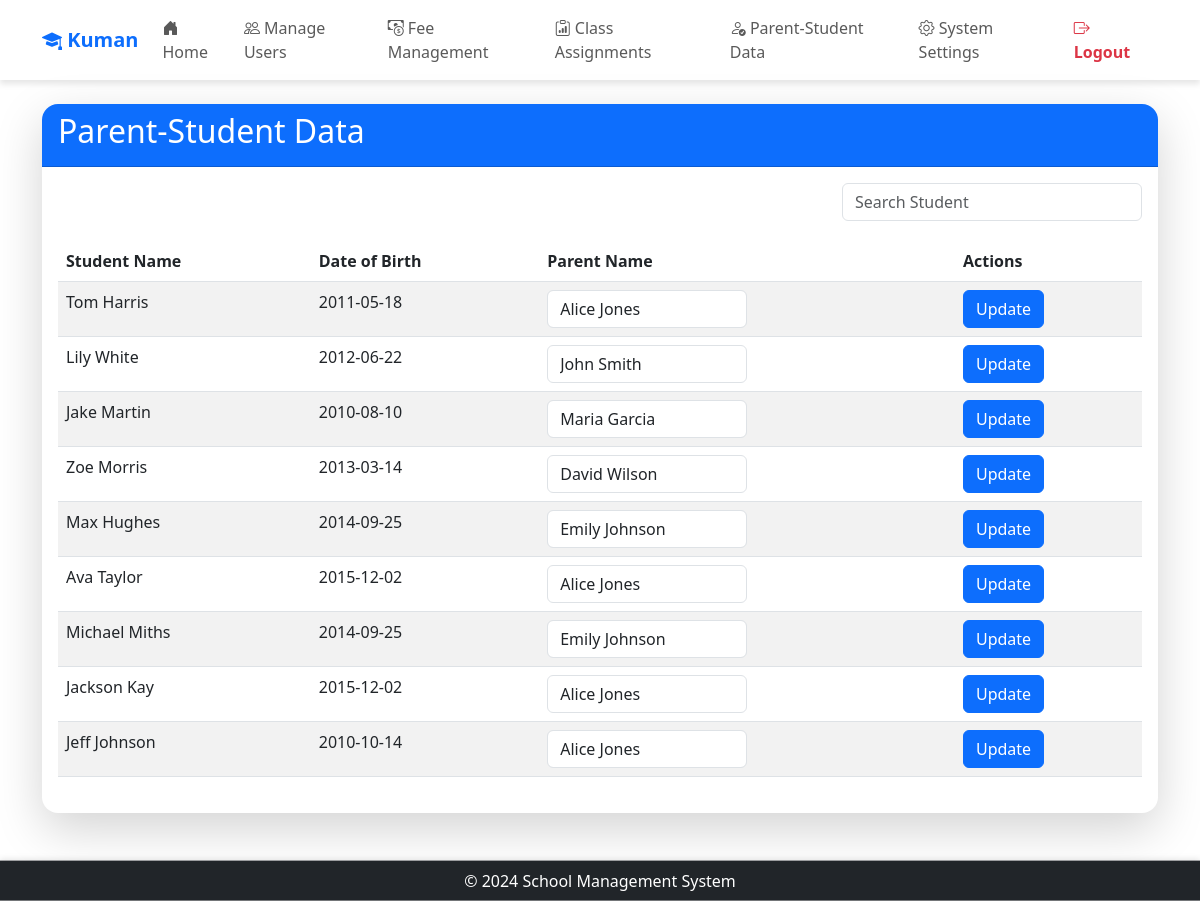
Screenshot of /admin/parent_student (signed in) with the database file from the repository.
### app/models/models.py (models this page shows, shortened)
class Settings(db.Model):
    __tablename__ = 'Settings'
    setting_key = db.Column('SettingKey', db.String, primary_key=True)
    setting_value = db.Column('SettingValue', db.String, nullable=False)
    description = db.Column('Description', db.String, nullable=False)
    category = db.Column('Category', db.String, nullable=False)

class User(UserMixin, db.Model):
    __tablename__ = 'User'
    id = db.Column('Id', db.String, primary_key=True)
    password = db.Column('Password', db.String, nullable=True)
    role_id = db.Column('RoleId', db.String, ForeignKey('Role.RoleId', ondelete='SET NULL'))
    email = db.Column('Email', db.String, nullable=False)
    first_name = db.Column('FirstName', db.String, nullable=False)
    last_name = db.Column('LastName', db.String, nullable=False)
    date_of_birth = db.Column('DateOfBirth', db.Date, nullable=False)
    role = relationship('Role', back_populates='users')
    parent_relations = relationship('ParentStudentRelation', back_populates='parent', foreign_keys='ParentStudentRelation.parent_id')
    student_relations = relationship('ParentStudentRelation', back_populates='student', foreign_keys='ParentStudentRelation.student_id')
    student_fees = relationship('StudentFeeAssignment', back_populates='student')
    class_assignments_teacher = relationship('ClassAssignment', back_populates='teacher', foreign_keys='ClassAssignment.teacher_id')
    class_assignments_student = relationship('ClassAssignment', back_populates='student', foreign_keys='ClassAssignment.student_id')
    messages_sent = relationship('Notification', back_populates='teacher', foreign_keys='Notification.teacher_id')
    messages_received = relationship('Notification', back_populates='student', foreign_keys='Notification.student_id')

### app/routes/admin/parent_student.py (the view, shortened to what this page needs)
@admin.route('/parent_student', methods=['GET', 'POST'])
@login_required
@role_required('1')  # Only accessible by Admin
def parent_student():
    parents = User.query.filter_by(role_id=3).all()  # Parents have role_id = 3
    students = User.query.filter_by(role_id=5).all()  # Students have role_id = 5
    parent_student_map = {
        relation.student_id: relation.parent_id
        for relation in ParentStudentRelation.query.all()
    }
    return render_template(
        'admin/parent_student.html',
        students=students,
        parents=parents,
        parent_student_map=parent_student_map,  # Provide the map for pre-selection
        app_name=app_name()
    )

### app/__init__.py (called while the page is built)
@login_manager.user_loader
def load_user(user_id):
    from .models.models import User
    return User.query.get(user_id)

### app/routes/routes.py (called while the page is built)
def app_name():
    app_name = "School Management System"
    with current_app.app_context():
        setting = Settings.query.filter_by(setting_key='school_name').first()
        if setting and setting.setting_value:
            app_name = setting.setting_value
    return app_name

def role_required(*roles):
    def decorator(f):
        @wraps(f)
        def decorated_function(*args, **kwargs):
            if not current_user.is_authenticated or current_user.role_id not in roles:
                abort(403)  # Forbidden access if role does not match
            return f(*args, **kwargs)
        return decorated_function
    return decorator

### app/templates/admin/parent_student.html (shortened to what this page needs)
{% extends "share/dashboard.html" %}
{% block card_title %}Parent-Student Data{% endblock %}
{% block card_content %}
<div class="search-container">
    <input type="text" id="search-student" class="form-control" placeholder="Search Student" style="width: 300px;">
</div>
<form method="POST">
    <table class="table table-striped" id="student-table">
        <thead>
            <tr>
                <th>Student Name</th>
                <th>Date of Birth</th>
                <th>Parent Name</th>
                <th>Actions</th>
            </tr>
        </thead>
        <tbody>
            {% for student in students %}
                <tr>
                    <td class="student-name">{{ student.first_name }} {{ student.last_name }}</td>
                    <td>{{ student.date_of_birth.strftime('%Y-%m-%d') }}</td>
                    <td>
                        <select name="parent_id_{{ student.id }}" class="form-control parent-select">
                            {% for parent in parents %}
                                <option value="{{ parent.id }}"
                                    {% if parent_student_map.get(student.id) == parent.id %}selected{% endif %}>
                                    {{ parent.first_name }} {{ parent.last_name }}
                                </option>
                            {% endfor %}
                        </select>
                    </td>
                    <td>
                        <button type="submit" name="update_{{ student.id }}" class="btn btn-primary">Update</button>
                    </td>
                </tr>
            {% endfor %}
        </tbody>
    </table>
</form>
{% endblock %}

### app/templates/share/dashboard.html (shortened to what this page needs)
<!DOCTYPE html>
<html lang="en">
  <head>
    <link href="https://cdn.jsdelivr.net/npm/bootstrap@5.3.0-alpha1/dist/css/bootstrap.min.css" rel="stylesheet" />
    <link href="https://cdn.jsdelivr.net/npm/bootstrap-icons/font/bootstrap-icons.css" rel="stylesheet" />
  </head>
  <body>
    <header class="navbar navbar-expand-lg navbar-light">
      <div class="container">
        <a class="navbar-brand text-primary fw-bold"
          href="{% if current_user.role_id == '1' %}
                    {{ url_for('admin.dashboard') }}
                {% elif current_user.role_id == '2' %}
                    {{ url_for('teacher.dashboard') }}
                {% elif current_user.role_id == '3' %}
                    {{ url_for('parent.dashboard') }}
                {% elif current_user.role_id == '4' %}
                    {{ url_for('accountant.dashboard') }}
                {% else %}
                    {{ url_for('views.home') }}
                {% endif %}">
          <i class="bi bi-mortarboard-fill"></i> {{ app_name }}
        </a>
        <div class="collapse navbar-collapse" id="navbarNav">
          <ul class="navbar-nav me-auto">
            <li class="nav-item">
              <a class="nav-link"
                 href="{% if current_user.role_id == '1' %}
                          {{ url_for('admin.dashboard') }}
                       {% elif current_user.role_id == '2' %}
                          {{ url_for('teacher.dashboard') }}
                       {% elif current_user.role_id == '3' %}
                          {{ url_for('parent.dashboard') }}
                       {% elif current_user.role_id == '4' %}
                          {{ url_for('accountant.dashboard') }}
                       {% else %}
                          {{ url_for('views.home') }}
                       {% endif %}">
                <i class="bi bi-house-door-fill"></i> Home
              </a>
            </li>
            {% if current_user.role_id == '1' %}
              <li class="nav-item">
                <a class="nav-link" href="{{ url_for('admin.manage_users') }}">
                  <i class="bi bi-people"></i> Manage Users
                </a>
              </li>
              <li class="nav-item">
                <a class="nav-link" href="{{ url_for('admin.fee_management') }}">
                  <i class="bi bi-cash-coin"></i> Fee Management
                </a>
              </li>
              <li class="nav-item">
                <a class="nav-link" href="{{ url_for('admin.manage_classes') }}">
                  <i class="bi bi-clipboard-data"></i> Class Assignments
                </a>
              </li>
              <li class="nav-item">
                <a class="nav-link" href="{{ url_for('admin.parent_student') }}">
                  <i class="bi bi-person-check"></i> Parent-Student Data
                </a>
              </li>
              <li class="nav-item">
                <a class="nav-link" href="{{ url_for('admin.system_settings') }}">
                  <i class="bi bi-gear"></i> System Settings
                </a>
              </li>
            {% endif %}
          </ul>
          <ul class="navbar-nav ms-auto">
            <li class="nav-item">
              <a class="nav-link text-danger fw-bold" href="{{ url_for('auth.logout') }}">
                <i class="bi bi-box-arrow-right"></i> Logout
              </a>
            </li>
          </ul>
        </div>
      </div>
    </header>
    <main class="container mt-4">
      <div class="card border-0 shadow-lg rounded-4">
        <div class="card-header text-white bg-primary rounded-top-4">
          <h2>{% block card_title %} {% endblock %}</h2>
        </div>
        <div class="card-body">
          {% block card_content %} {% endblock %}
        </div>
      </div>
    </main>
    <footer class="bg-dark text-white py-2 mt-5 text-center sticky-footer">
      <div class="container">
        <p class="m-0">&copy; 2024 School Management System</p>
      </div>
    </footer>
  </body>
</html>

### app/templates/share/dashboard.html (style rules this page uses)
html, body { height: 100%; }
body { display: flex; flex-direction: column; min-height: 100vh; }
main { flex: 1; }
.navbar { background: rgba(255, 255, 255, 0.9); box-shadow: 0 4px 6px rgba(0, 0, 0, 0.1); }
.navbar-nav .nav-link { font-weight: 500; transition: 0.3s; }
.sticky-footer { position: sticky; bottom: 0; width: 100%; box-shadow: 0 -2px 6px rgba(0, 0, 0, 0.1); }

### app/templates/admin/parent_student.html (style rules this page uses)
.parent-select { width: 200px; }
.search-container { display: flex; justify-content: flex-end; margin-bottom: 20px; }

### rows the page displays
Settings: SettingValue "Kuman"
User: first_name "Tom", last_name "Harris", date_of_birth "2011-05-18", Id.FirstName "Alice Jones"
User: first_name "Lily", last_name "White", date_of_birth "2012-06-22", Id.FirstName "John Smith"
User: first_name "Jake", last_name "Martin", date_of_birth "2010-08-10", Id.FirstName "Maria Garcia"
User: first_name "Zoe", last_name "Morris", date_of_birth "2013-03-14", Id.FirstName "David Wilson"
User: first_name "Max", last_name "Hughes", date_of_birth "2014-09-25", Id.FirstName "Emily Johnson"
User: first_name "Ava", last_name "Taylor", date_of_birth "2015-12-02", Id.FirstName "Alice Jones"
User: first_name "Michael", last_name "Miths", date_of_birth "2014-09-25", Id.FirstName "Emily Johnson"
User: first_name "Jackson", last_name "Kay", date_of_birth "2015-12-02", Id.FirstName "Alice Jones"
User: first_name "Jeff", last_name "Johnson", date_of_birth "2010-10-14", Id.FirstName "Alice Jones"
